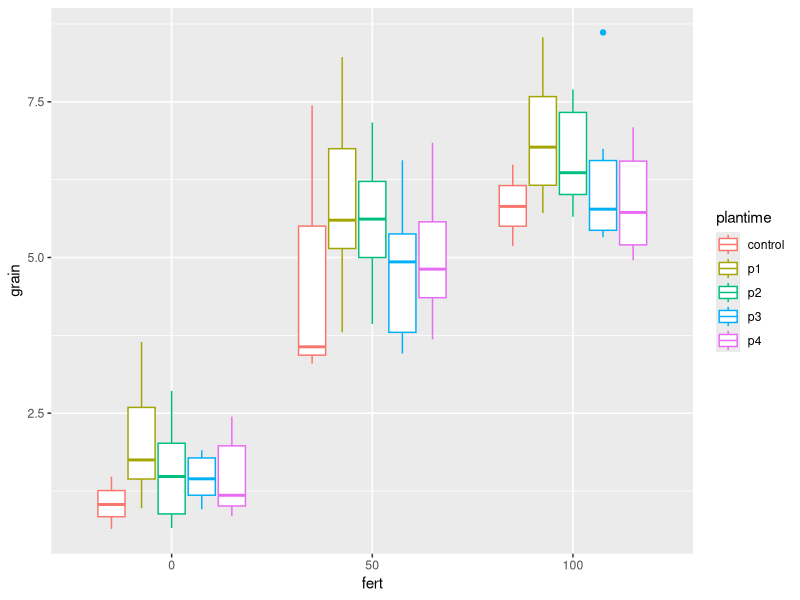
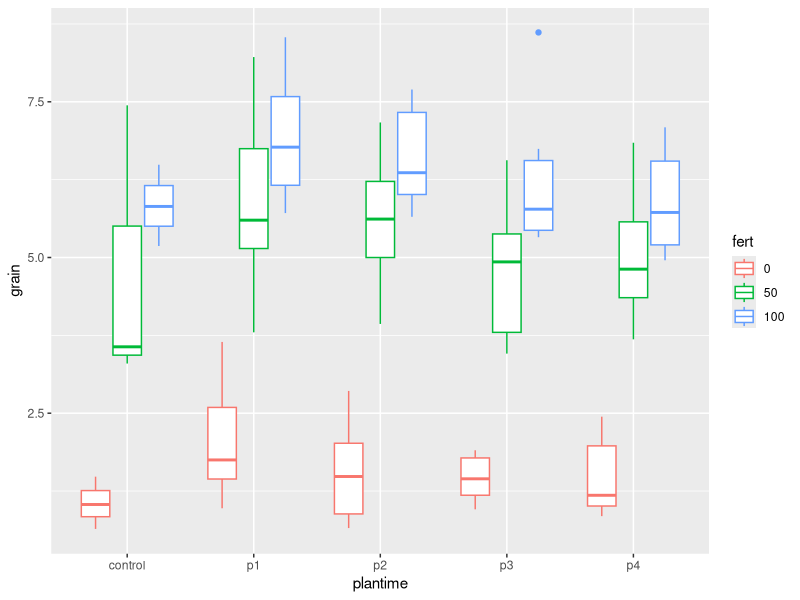
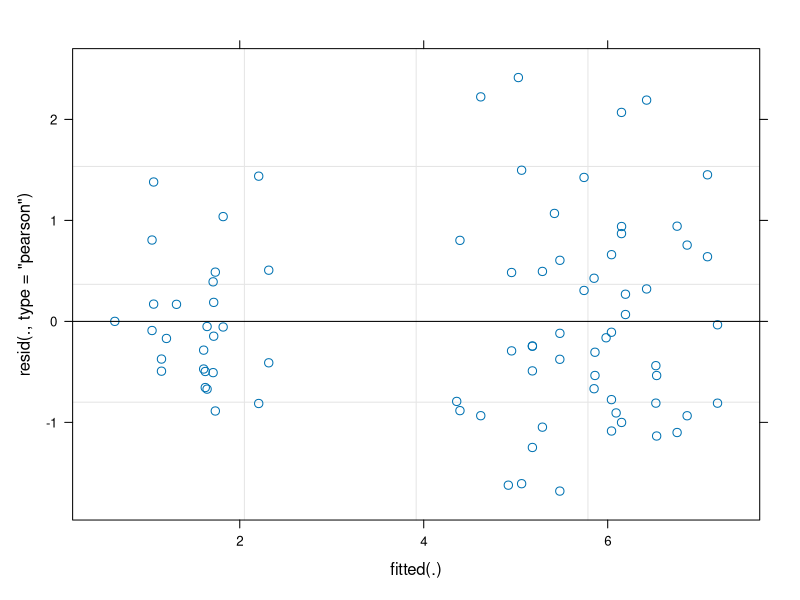
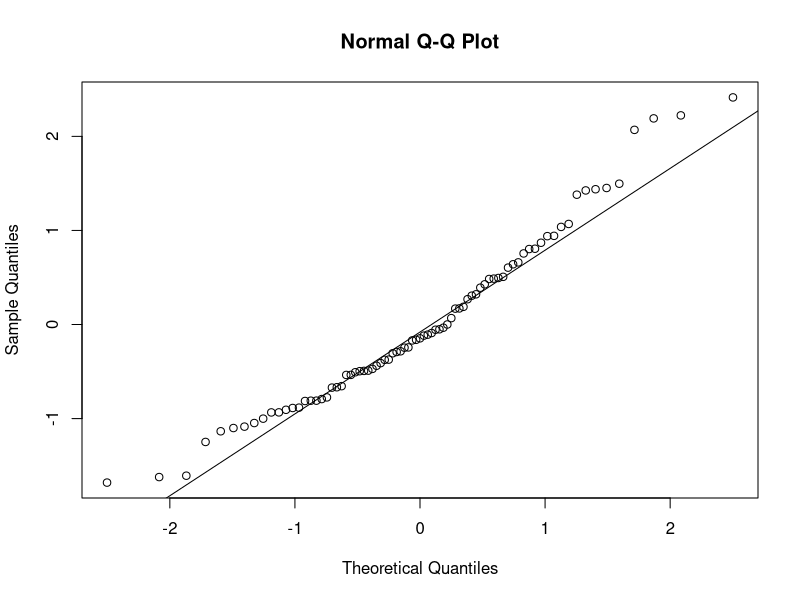
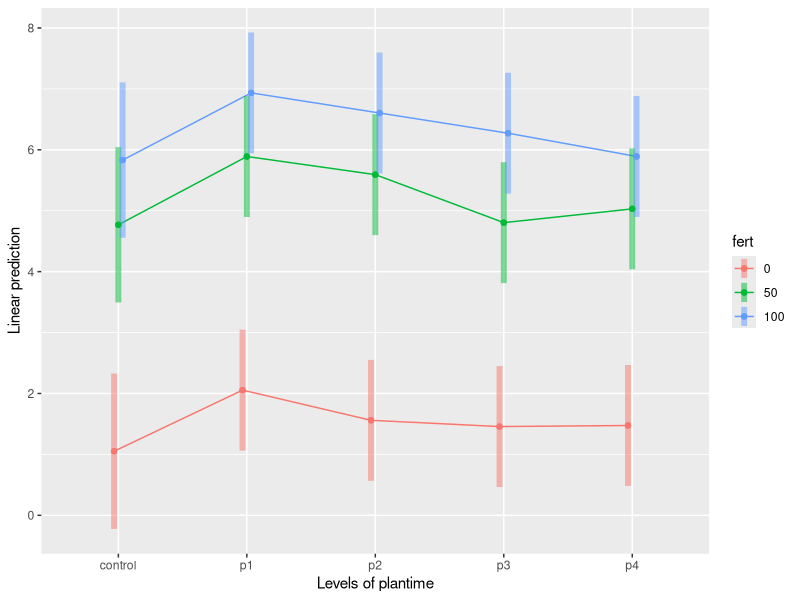
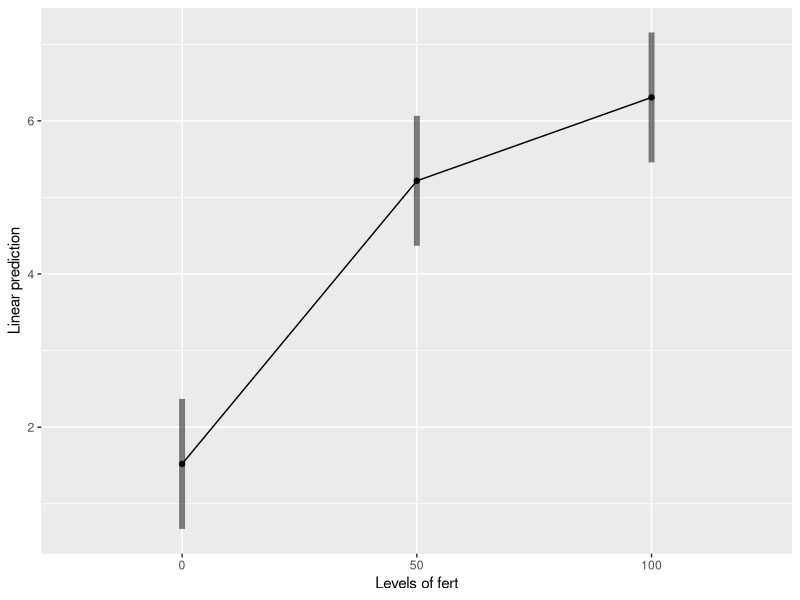
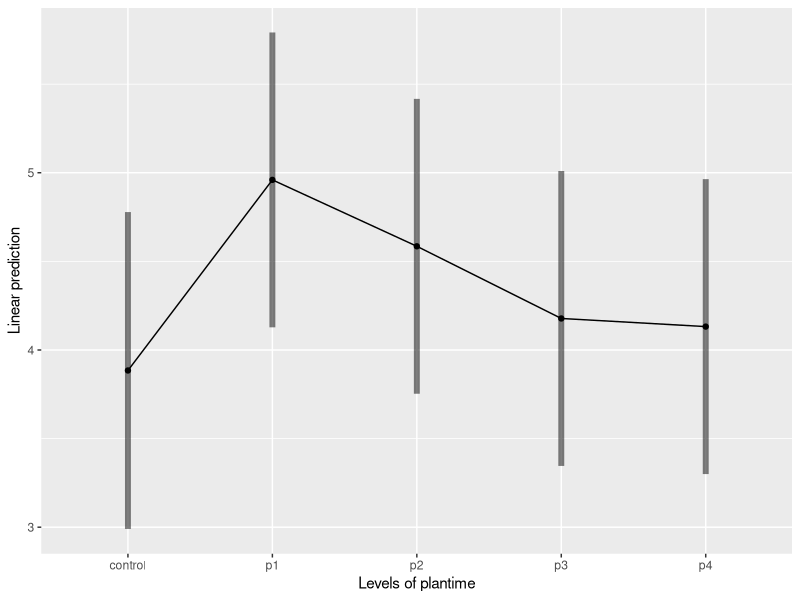

Source code (R) for these figures, in order: (Note: this script raises an error after producing the figures.)
## ---- chunk 1

library(multcompView)
library(ggplot2)
library(emmeans)
library(doBy)
library(lmerTest)
library(multcompView)
## ---- chunk 2
relay <- read.csv("RelayP.csv")
## ---- chunk 3
summary(relay)


## ---- chunk 4
str(relay)
## ---- chunk 5
relay$fert<-factor(relay$fert)
## ---- chunk 6
ggplot(data=relay,aes(y=grain,x=fert))+geom_boxplot(aes(colour=plantime))


## ---- chunk 7
ggplot(data=relay,aes(y=grain,x=plantime))+geom_boxplot(aes(colour=fert))


## ---- chunk 8
summaryBy(grain~fert+plantime, data=relay, FUN=c(mean,median,sd))
## ---- chunk 9
relaymodel<-lmer(grain~plantime*fert+(1|rep), data=relay)

## ---- chunk 10
plot(relaymodel)
## ---- chunk 11
qqnorm(resid(relaymodel))
qqline(resid(relaymodel))
## ---- chunk 12
anova(relaymodel,ddf="Kenward-Roger")
## ---- chunk 13
print(VarCorr(relaymodel), comp=("Variance"))
## ---- chunk 14
emmip(relaymodel,fert~plantime,CIs = TRUE)


## ---- chunk 15
emmip(relaymodel,~fert,CIs = TRUE)
emmip(relaymodel,~plantime,CIs = TRUE)
## ---- chunk 16
emmeans(relaymodel, ~fert*plantime)


## ---- chunk 17
cld(emmeans(relaymodel, ~fert))
cld(emmeans(relaymodel, ~plantime))
cld(emmeans(relaymodel, ~fert*plantime))
